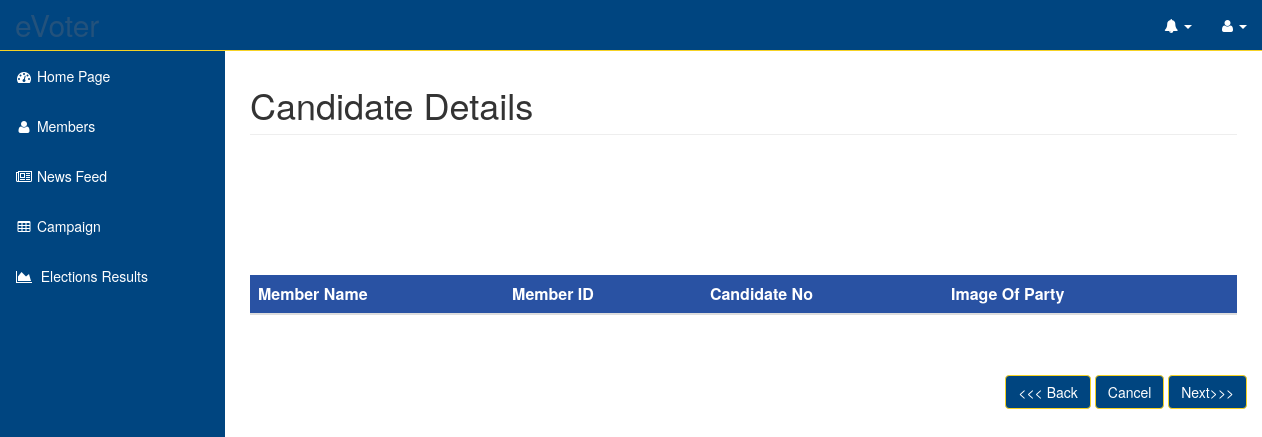
Page /app/view/newCandidateList.php?electID=36 on the earlier database version.
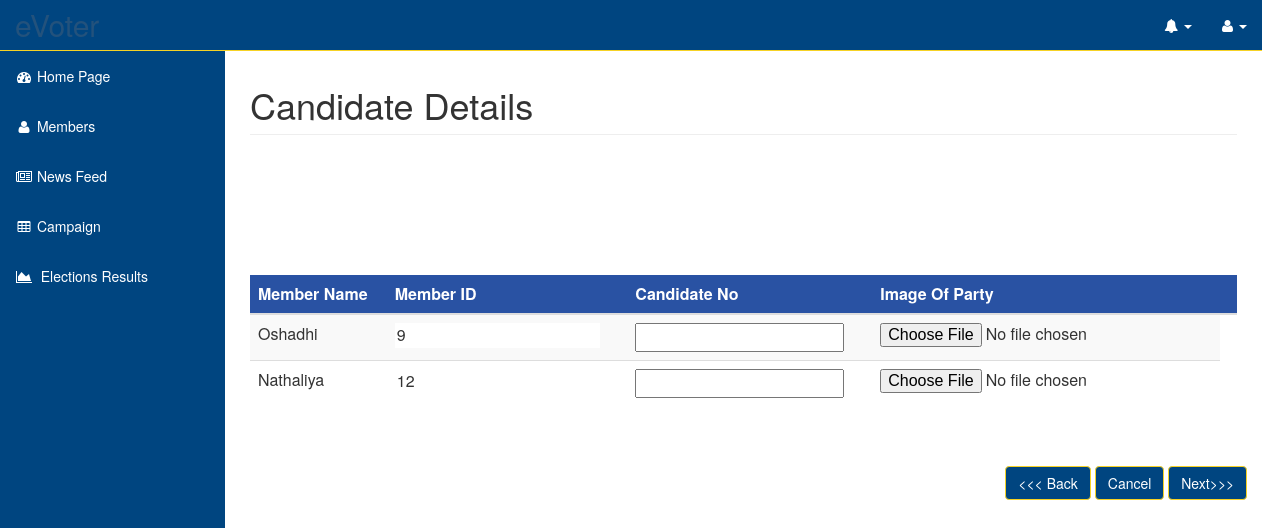
Same page on the later database version.
### tables this page shows
CREATE TABLE IF NOT EXISTS `candidate` (
  `electionID` int(11) NOT NULL,
  `memberID` int(11) NOT NULL,
  `candidateNo` int(11) NOT NULL,
  `symbolImage` varchar(100) NOT NULL,
  `result` int(11) DEFAULT NULL,
  PRIMARY KEY (`memberID`,`electionID`)
);

CREATE TABLE IF NOT EXISTS `clubmember` (
  `memberID` int(11) NOT NULL,
  `name` varchar(50) NOT NULL,
  `NIC` varchar(10) NOT NULL,
  `email` varchar(50) NOT NULL,
  `mobileNumber` varchar(20) NOT NULL,
  `clubPost` varchar(50) NOT NULL,
  `profileImage` varchar(100) NOT NULL,
  `status` varchar(50) NOT NULL,
  `user_group` int(11) NOT NULL DEFAULT '1',
  `dateofjoin` date NOT NULL,
  `username` varchar(50) NOT NULL,
  `password` varchar(100) NOT NULL,
  `securityquestions` int(2) NOT NULL DEFAULT '0',
  PRIMARY KEY (`memberID`)
);

### app/model/sql.php (called while the page is built, shortened)
<?php
class Sql
{
    public function getCandWithoutSymbol($connect,$electionID){
        $queryToGetCandDetails = mysqli_query($connect,"SELECT name,candidate.memberID FROM candidate,clubmember WHERE (clubmember.memberID=candidate.memberID AND candidate.electionID='$electionID') AND candidateNo='0'");
        return $queryToGetCandDetails;
    }
}
?>

### app/model/candidate.php (called while the page is built, shortened)
<?php
require_once("Sql.php");
class Candidate{
    public function getCandWithoutSymbol($connect, $electionID)
    {
        return (new Sql)->getCandWithoutSymbol($connect, $electionID);
    }
}

### app/view/newCandidateList.php (the view, shortened to what this page needs)
<?php
include "../templates/header.php";
require_once('../model/election.php');
require_once('../model/candidate.php');
$electionID="";
if(isset($_GET["electID"])){
    $electionID=$_GET["electID"];
}
$db= new DB_1();
$connection = $db->connectToDatabase();
?>
</head>
<body>
<div id="wrapper">
    <nav class="navbar navbar-inverse navbar-fixed-top color-change" role="navigation" >
        <?php include "../templates/topmenu.php";
        include "../templates/sidemenu.php";
        ?>
    </nav>
    <div id="page-wrapper">
        <div class="container-fluid">
            <div class="row">
                <div class="col-lg-12">
                    <h1 class="page-header"> Candidate Details </h1>
                </div>
            </div>
            <br>
            <br><br><br><br><br>
            <form class="form-horizontal" role="form" method="post" action="../controller/uploadPartyImageNewCandidates.php?electID=<?php echo $electionID ?>" enctype="multipart/form-data" onsubmit="return validateTable();">
                <table class="table table-striped" id="candTable">
                    <thead>
                    <tr bgcolor="#2952a3">
                        <th style="color:White">Member Name</th>
                        <th style="color:White">Member ID</th>
                        <th style="color:White">Candidate No</th>
                        <th style="color:White">Image Of Party</th>
                        <th style="color:White"></th>
                    </tr>
                    </thead>
                    <tbody>
                    <?php
                    $candidateList= (new Candidate)->getCandWithoutSymbol($connection, $electionID);
                    $id = 1;
                    while ($data1=$candidateList -> fetch_row()) {
                        ?>
                        <tr>
                            <td><?php echo $data1[0] ?></td>
                            <td><input type="text" id='<?php echo $id . "mem" ?>' name="memberID[]"
                                       value="<?php echo $data1[1] ?>" readonly style="border:none"/></td>
                            <td><input type="text" id='<?php echo $id . "cand" ?>' name='candNo[]' required/></td>
                            <td><input type="file" id='<?php echo $id . "img" ?>' name='imgPath[]' required/></td>
                        </tr>
                        <?php
                        $id = $id + 1;
                    } ?>
                    </tbody>
                </table>
                <br><br>
                <div class="col-sm-4 col-sm-offset-9 controls">
                    <input type="button" value="<<< Back" class="btn btn-default" id="backToElection" onClick="document.location.href='addNewCandidates.php?electID=<?php echo $_GET["electID"];?>'" />
                    <input type="button" value="Cancel" class="btn btn-default" id="cancelElection" onClick="document.location.href='electionList.php'" />
                    <input class="btn btn-default btn-primary" name="submit" type="submit" id="addPartyImage" value="Next>>>"/>
                </div>
            </form>
        </div>
    </div>
</div>
</body>
</html>

Differences in the rows shown:
added candidate: memberID.name "Oshadhi", memberID "9"
added candidate: memberID.name "Nathaliya", memberID "12"
